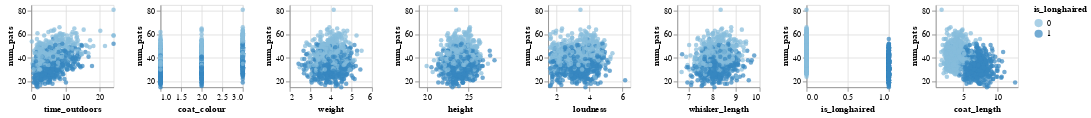

Notebook source saved alongside this figure:
### Code cell
col_names = cat_df.columns.tolist()
predictor_names = col_names.copy()
predictor_names.remove("num_pats")

alt.Chart(cat_df).mark_circle().encode(
    alt.X(alt.repeat("column"), type='quantitative', scale=alt.Scale(zero=False)),
    alt.Y(alt.repeat("row"), type='quantitative', scale=alt.Scale(zero=False)),
    color = "is_longhaired:O"
).properties(
    width=100,
    height=100
).repeat(
    row=["num_pats"],
    column=predictor_names
)

### Figure 1 — Vega-Lite specification as saved in the notebook (floating-point values rounded to 4 significant figures; data arrays with more than 128 entries replaced by an {"elided": "..."} marker saying what was removed)
{"config": {"view": {"continuousWidth": 400, "continuousHeight": 300}}, "repeat": {"column": ["time_outdoors", "coat_colour", "weight", "height", "loudness", "whisker_length", "is_longhaired", "coat_length"], "row": ["num_pats"]}, "spec": {"data": {"name": "data-d0e20251f5683e7e495b090ef05f5153"}, "mark": "circle", "encoding": {"color": {"type": "ordinal", "field": "is_longhaired"}, "x": {"type": "quantitative", "field": {"repeat": "column"}, "scale": {"zero": false}}, "y": {"type": "quantitative", "field": {"repeat": "row"}, "scale": {"zero": false}}}, "height": 100, "width": 100}, "$schema": "https://vega.github.io/schema/vega-lite/v4.8.1.json", "datasets": {"data-d0e20251f5683e7e495b090ef05f5153": {"elided": "1000 records"}}}
